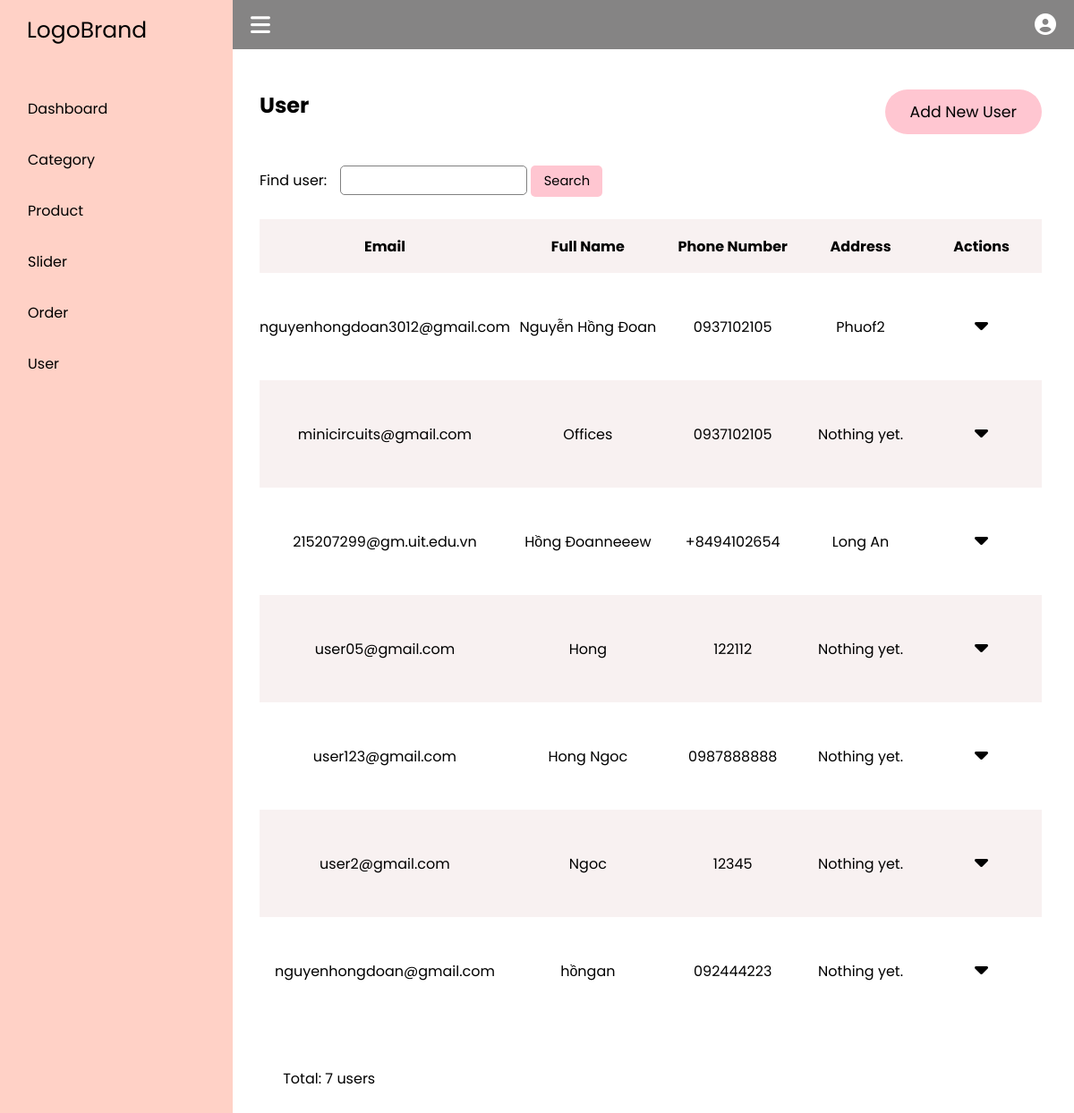
The page /admin/index.php?page=user (signed in) on the database as committed earlier.
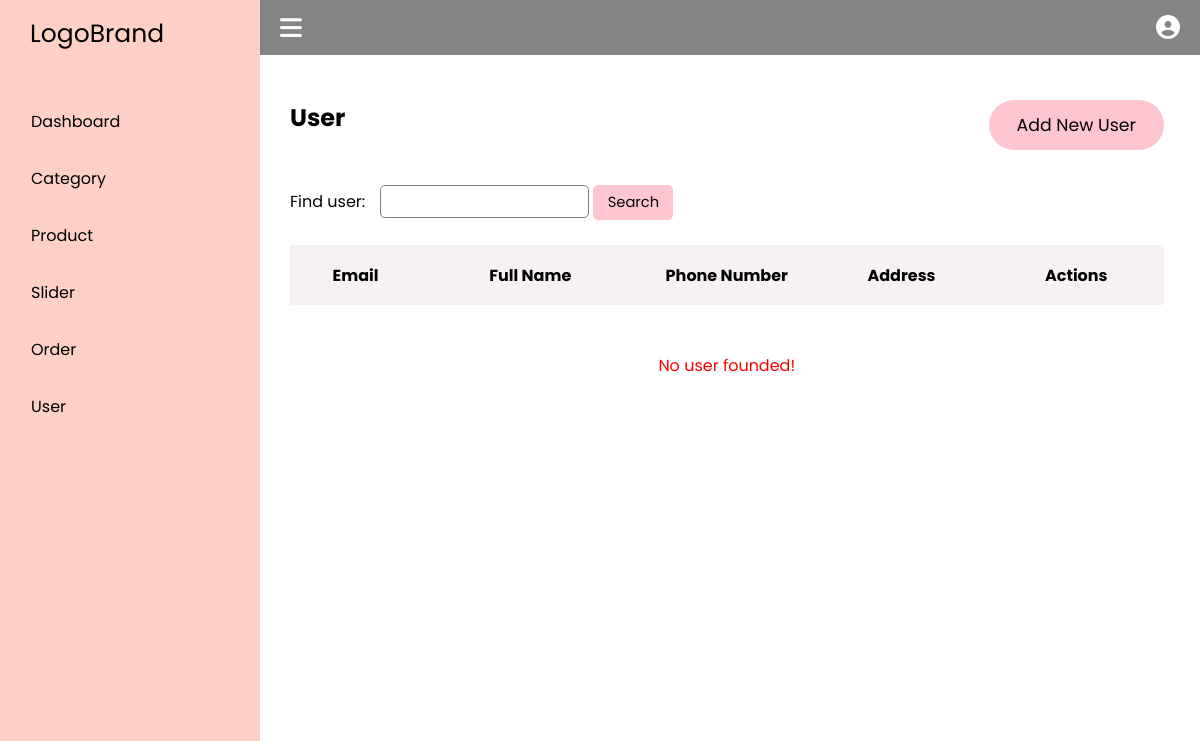
The same page on the database as committed later.
### tables this page shows
CREATE TABLE `user` (
  `email` varchar(100) NOT NULL,
  `fullname` varchar(100) NOT NULL,
  `phone_number` varchar(20) NOT NULL,
  `password` varchar(100) NOT NULL,
  `address` varchar(100) NOT NULL DEFAULT 'Nothing yet.',
  `created_at` timestamp NOT NULL DEFAULT current_timestamp(),
  `is_active` int(2) NOT NULL DEFAULT 1,
  `reset_token_hash` varchar(64) DEFAULT NULL,
  `reset_token_expires_at` datetime DEFAULT NULL
);

### admin/modules/user/show.php (the view, shortened to what this page needs)
<div class="view-and-search">
    <div class="search-box">
        <form method="POST" action="">
            <span>Find user: </span>
            <input type="text" name="s_query" class="search-term" id="product-search-term">
            <input type="submit" name="search" class="search_sub" value="Search">
        </form>
    </div>
</div>
<div class="table-container" id="users-table-container">
    <table border=0 id="users-table">
        <thead>
            <tr>
                <th style="width: 15%;">Email
                </th>
                <th style="width: 25%;">Full Name
                </th>
                <th style="width: 20%;">Phone Number
                </th>
                <th style="width: 20%;">Address
                </th>
                <th style="width: 20%;">Actions</th>
            </tr>
            <?php
            if (isset($_POST["s_query"])) {
                $sql = "select * from user where email  like  '%$_POST[s_query]%'
         or fullname  like  '%$_POST[s_query]%' or phone_number  like  '%$_POST[s_query]%' or address  like  '%$_POST[s_query]%'
         and is_active = 1
        order by created_at desc";
                unset($_POST["s_query"]);
            } else {
                $sql = "select * from user where is_active = 1  order by created_at desc ";
            }
            $result = mysqli_query($con, $sql);
            if ($result->num_rows < 1) {
                echo "<tr><td colspan = 6><p style = 'color: red'>No user founded!</p></td></tr>";
            } else {
                $temp = 0;
                while ($row = mysqli_fetch_assoc($result)) {
                    $temp++;
                    if ($temp % 2 == 0) {
                        echo "<tr class = 'stripped-row'>";
                    } else {
                        echo "<tr>";
                    }
                    echo "<td >$row[email]</td>
                    <td >$row[fullname]</td>
                    <td >$row[phone_number]</td>
                    <td>$row[address] </td>";
                    echo "<td class = 'category-actions'>";
                    echo "<i class='fas fa-caret-down   actions-button'></i>";
                    echo "</td>";
                }
                echo "</table>
        </div>
        <div class='pagination-container'>
            <div class='showing-status'>
                <span>Total: </span>
                <?php echo '<span class='page-value'>$temp users</span>
            </div>";
    echo"</div>
    </div>
</div>";
}
?>
</div>

Rows that differ between the two databases and show on the page:
no longer on this page (row edited): user: email "nguyenhongdoan3012@gmail.com", fullname "Nguyễn Hồng Đoan", phone_number "0937102105", address "Phuof2"
no longer on this page (row edited): user: email "minicircuits@gmail.com", fullname "Offices", phone_number "0937102105", address "Nothing yet."
no longer on this page (row edited): user: email "215207299@gm.uit.edu.vn", fullname "Hồng Đoanneeew", phone_number "+8494102654", address "Long An"
removed user: email "user05@gmail.com", fullname "Hong", phone_number "122112", address "Nothing yet."
removed user: email "user123@gmail.com", fullname "Hong Ngoc", phone_number "0987888888", address "Nothing yet."
no longer on this page (row edited): user: email "user2@gmail.com", fullname "Ngoc", phone_number "12345", address "Nothing yet."
no longer on this page (row edited): user: email "nguyenhongdoan@gmail.com", fullname "hồngan", phone_number "092444223", address "Nothing yet."
Other text that changed with them:
$temp: "7" → (not shown)
text no longer shown: "Total: users"
text now shown: "No user founded!"
